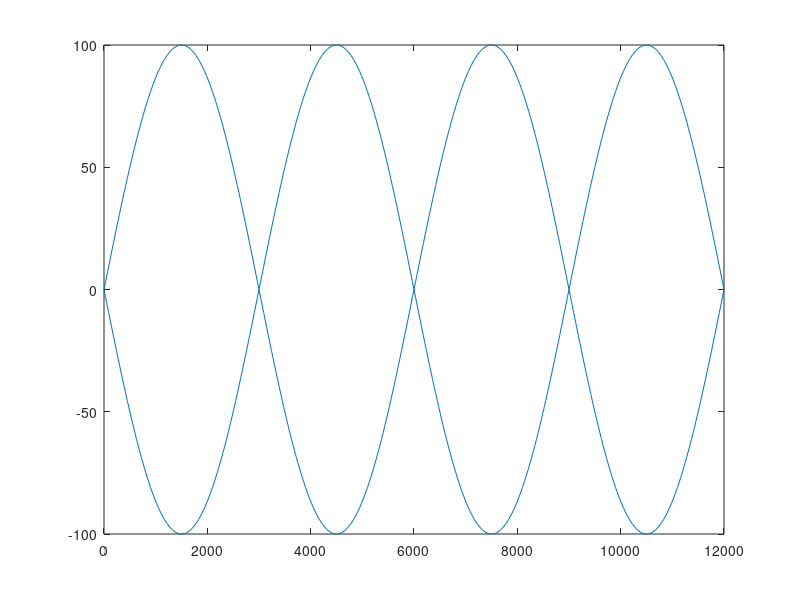

MATLAB code for this plot:
clear;
n_nodes = 5; %numero di nodi escluso ROV
d_max_original = 3000; %[m]
x_original = 0:30:d_max_original*(n_nodes-1);
y_original = 100*sin(2*pi*x_original/(2*d_max_original));



index = find( abs(y_original) < 10^-5);
for i = 1:length(index)
    y_original(index(i)) = 0.0;
end

y = fliplr(-1*y_original).';
x = fliplr(x_original).';
x_original = x_original.';
y_original = y_original.';

y_original = [y_original;y];
x_original = [x_original;x];

save('prova_path.mat','x_original','y_original');
plot(x_original,y_original);